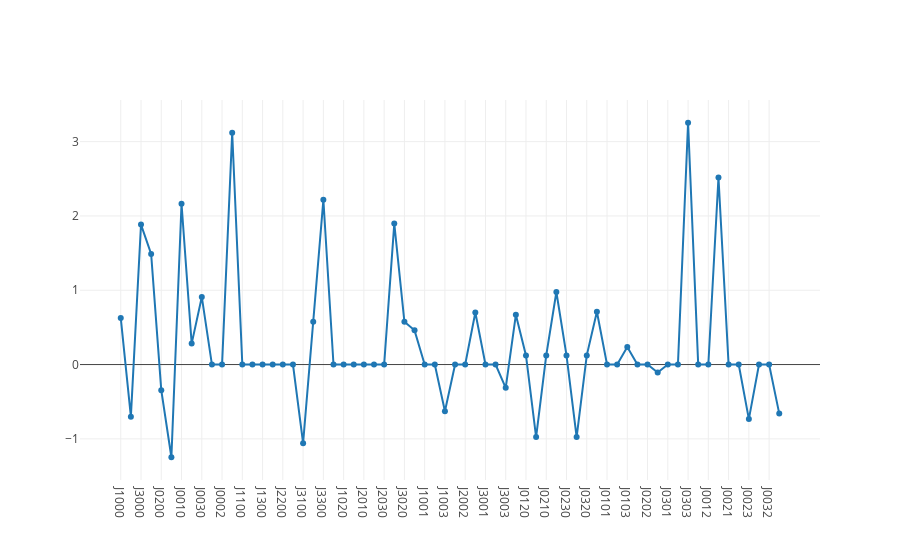

The code cell stored with this chart in its notebook:
### Markdown cell above
# Parameter plots

### Code cell
NetsDataFolder('../data/new_nets').filter('toffredkin*').plot_parameters()
